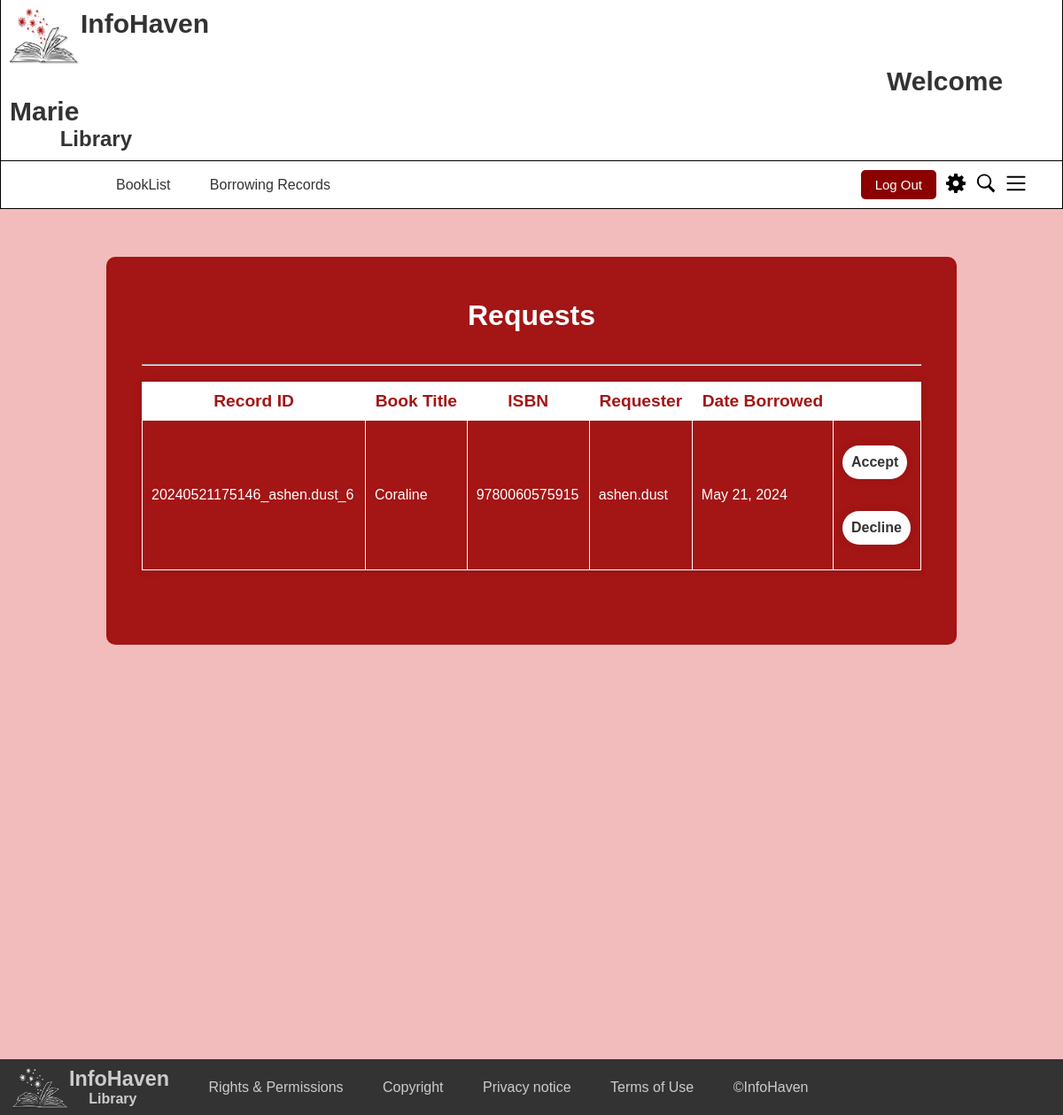
Page /BorrowRequest (signed in) on the committed database.
### InfoHaven_App/models.py (models this page shows, shortened)
class Member(models.Model):
    Member_ID = models.CharField(primary_key=True, unique=True, max_length=50)
    Fname = models.CharField(max_length=50)
    Lname = models.CharField(max_length=50)
    Password = models.CharField(max_length=50)
    Contact_Details = models.CharField(max_length=50)
    Email = models.EmailField(unique=True)
    Type = models.IntegerField(default=0)  # For member type. 0 for regular members and 1 for Librarian.

class BorrowingRecord(models.Model):
    Record_ID = models.CharField(primary_key=True, unique=True, max_length=50)
    book_id = models.ForeignKey('Book', on_delete=models.PROTECT)
    Member_ID = models.CharField(max_length=50)
    date_borrowed = models.DateField(default=None)
    return_date = models.DateField(default=None)
    date_returned = models.DateField(null=True, blank=True)
    penalty = models.DecimalField(max_digits=5, decimal_places=2, default=0.00)
    isReturned = models.IntegerField(default=0)
    isAccepted = models.IntegerField(default=0)
    isRequested = models.IntegerField(default=0)
    def calculate_money_penalty(self):
        if not self.isReturned and self.return_date:
            days_overdue = (date.today() - self.return_date).days
            if days_overdue > 0:
                self.penalty = days_overdue * 20.00
            else:
                self.penalty = 0.00
        else:
            self.penalty = 0.00

class Book(models.Model):
    book_id = models.CharField(primary_key=True, unique=True, max_length=50)
    author_id = models.CharField(max_length=50)
    title = models.CharField(max_length=255)
    summary = models.TextField(null=True, blank=True)
    author = models.CharField(max_length=255)
    publisher = models.CharField(max_length=255)
    classification = models.CharField(max_length=255)
    date_published = models.DateField()
    isbn = models.CharField(max_length=13, unique=True)
    status = models.CharField(max_length=50)
    borrower = models.CharField(max_length=50, blank=True, null=True)

### InfoHaven_App/views.py (the view, shortened to what this page needs)
# urls.py: path('BorrowRequest', views.borrow_request, name='borrow_request'),
def borrow_request(request):
    if 'member_id' not in request.session:
        return redirect('login')  # Redirect to the login page or any other appropriate action
    member_id = request.session['member_id']
    try:
        member = Member.objects.get(Member_ID=member_id)
    except Member.DoesNotExist:
        return redirect('login')  # Redirect to the login page if the member doesn't exist
    records = BorrowingRecord.objects.filter(isReturned=0, isAccepted=0, isRequested=1)
    for record in records:
        record.calculate_money_penalty()
        record.save()  # Save the penalty updates
    context = {
        'records': records
    }
    return render(request, 'borrow_request.html', context)

### templates/borrow_request.html (shortened to what this page needs)
<!DOCTYPE html>
<html lang="en">
<head>
    {% load static %}
    <link rel="stylesheet" href="{% static 'styles.css' %}">
</head>
<body>
    <header style="padding: 0;">
        <div class="bordering2">
            <img src="{% static 'logo.png' %}" alt="logo" class="logo">
            <h1 class="element" style="padding-left: 10px; padding-top: 10px; font-size: 30px;">
                InfoHaven
                {% if request.session.member_type == 0 %}
                    <span style="padding-left: 990px;">Welcome {{ request.session.member_fname }}</span>
                {% else %}
                    <span style="padding-left: 990px;">Welcome Admin</span>
                {% endif %}
            </h1>
            <h2 class="element" style="padding-left: 40px; padding-bottom: 10px;">&nbsp;&nbsp;&nbsp;&nbsp;Library</h2>
        </div>
        <nav class="bordering">
            <ul class="menu">
                {% if request.session.member_type == 0 %}
                    <li><a href="/Dashboard">BookList</a></li>
                    <li><a href="/Start_Logged">Borrowing Records</a></li>
                {% else %}
                    <li><a href="/DashboardAdmin">Book List</a></li>
                    <li><a href="/UserRecords">Borrowing Records</a></li>
                    <li><a href="/BorrowRequest">Requests</a></li>
                {% endif %}
            </ul>
            <div class="user-actions">
                <a href="/Logout">
                    <button id="sign-in">Log Out</button>
                </a>
                <div id="settings-icon">
                    <img src="{% static 'settings.svg' %}" alt="Settings Icon" id="settings-button">
                </div>
                <div id="search-icon">
                    <img src="{% static 'search.svg' %}" alt="Search Icon">
                </div>
                <div id="menu-icon">
                    <img src="{% static 'menu.svg' %}" alt="Menu Icon">
                </div>
            </div>
        </nav>
    </header>
    <main style="background-color: #F2BCBC; min-height: 120vh;">
        <br><br><br>
        <div class="db_wrapper">
            <br>
            <h1 style="text-align: center;">Requests</h1>
            <br><br><hr>
            <br>
            <div class="row justify-content-center">
                <div class="col-md-12">
                    <table class="table table-striped table-bordered table-hover center">
                        <thead>
                            <tr style="font-size: larger;">
                                <th>Record ID</th>
                                <th>Book Title</th>
                                <th>ISBN</th>
                                <th>Requester</th>
                                <th>Date Borrowed</th>
                                <th> </th>
                            </tr>
                        </thead>
                        <tbody>
                            {% for record in records %}
                                <tr>
                                    <td>{{ record.Record_ID }}</td>
                                    <td>{{ record.book_id.title }}</td>
                                    <td>{{ record.book_id.isbn }}</td>
                                    <td>{{ record.Member_ID }}</td>
                                    <td>{{ record.date_borrowed }}</td>
                                    <td>
                                        <br>
                                        <button class="btn" onclick="handleAction('{{ record.Record_ID }}', 'accept')">Accept</button>
                                        <br><br><br>
                                        <button class="btn" onclick="handleAction('{{ record.Record_ID }}', 'decline')">Decline</button>
                                        <br><br>
                                    </td>
                                </tr>
                            {% empty %}
                                <tr>
                                    <td colspan="8">No Requests</td>
                                </tr>
                            {% endfor %}
                        </tbody>
                    </table>
                    <div class="row justify-content-center">
                        <br><br><br>
                    </div>
                </div>
            </div>
        </div>
    </main>
    <footer>
        <img src="{% static 'imglogo2.png' %}" alt="Image logo" style="width: 70px; height: 55px; float: left; margin-top: -5px; margin-left: 8px;">
        <div>
            <div class="library-name">
                <h3 class="element">InfoHaven</h3>
                <h4 class="element" style="font-size:medium;">&nbsp;&nbsp;&nbsp;&nbsp;&nbsp;Library</h4>
            </div>
            <ul class="footer-links">
                <li><a href="#">Rights & Permissions</a></li>
                <li><a href="#">Copyright</a></li>
                <li><a href="#">Privacy notice</a></li>
                <li><a href="#">Terms of Use</a></li>
                <li><a href="#">&#169;InfoHaven</a></li>
            </ul>
        </div>
    </footer>
</body>
</html>

### static/styles.css (style rules this page uses)
body { font-family: Arial, sans-serif; margin: 0; padding: 0; }
nav { display: flex; justify-content: space-between; align-items: center; margin: 0 auto; padding: 0 20px; }
footer { background-color: #333; color: #CCC; padding: 9px 0; }
.logo { width: 90px; height: 75px; float: left; }
.element { margin: 0; padding: 0; }
.bordering { padding: 10px; border-top: none; border-right: 1px solid black; border-bottom: 1px solid black; border-left: 1px solid black; }
.bordering2 { border-top: none; border-right: 1px solid black; border-bottom: 1px solid black; border-left: 1px solid black; }
.menu { list-style-type: none; padding: 0; margin-left: 100px; }
.menu li { display: inline; margin-left: 20px; margin-right: 20px; }
.menu li a { text-decoration: none; color: #333; }
.user-actions { display: flex; align-items: center; margin-right: 20px; }
.library-name, .footer-links { display: inline-block; vertical-align: middle; margin: 0; }
.library-name { font-size: 20px; margin-right: 20px; }
.footer-links { list-style: none; padding: 0; }
.footer-links li { margin-right: 20px; display: inline; margin-left: 20px ; }
.footer-links a { color: #CCC; text-decoration: none; }
#sign-up, #sign-in { margin-right: 10px; background-color: darkred; color: #fff; border: none; padding: 8px 16px; cursor: pointer; border-radius: 5px; font-size: 15px; }
#search-icon { margin-right: 10px; cursor: pointer; }
#search-icon img { width: 24px; height: 24px; }
#menu-icon { margin-right: 10px; cursor: pointer; }
#menu-icon img { width: 24px; height: 24px; }
* { margin: 0; padding: 0; box-sizing: border-box; font-family: "Poppins", sans-serif; }
body { justify-content: center; align-items: center; min-height: 100vh; background-size: cover; background-position: center; }
header { color: #333; background-color: #fff; padding: 10px 0; }
.db_wrapper { width: 80%; margin-right: auto; margin-left: auto; background: #a41515; color: #fff; border-radius: 10px; padding: 30px 40px; min-width: 500px; }
.db_wrapper .btn { background: #fff; border: none; outline: none; border-radius: 40px; box-shadow: 0 0 10px rgba(0, 0, 0, .1); cursor: pointer; font-size: 16px; color: #333; font-weight: 600; padding: 10px; text-decoration: none; }
.table { width: 100%; border-collapse: collapse; box-shadow: 0px 0px 10px 0px rgba(0,0,0,0.1); }
.table th { background-color: white; color: #a41515; padding: 10px; border: 1px solid white; width: auto; height: auto; }
.table td { padding: 10px; border: 1px solid white; }
.center { margin-left: auto; margin-right: auto; }

### rows in the picture
Member: session.member_fname "Marie"
BorrowingRecord: Record_ID "20240521175146_ashen.dust_6", book_id "Coraline", book_id.isbn "9780060575915", Member_ID "ashen.dust", date_borrowed "May 21, 2024"
